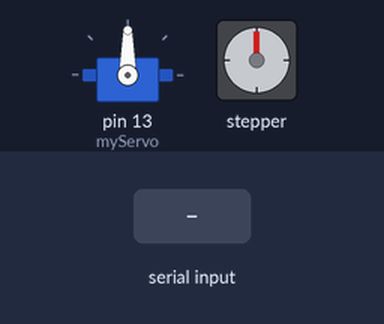
Bench run of a sketch on a simulated Arduino Uno, built with avr-gcc and run on an emulated ATmega328P. Shown: servo, stepper motor. The inputs (shaded band) are chosen by the test bench. Stepper angles assume 2048 steps per turn.

Above: at 1.2 s.
1.3 s: "L" received over Serial
At 1.6 s:
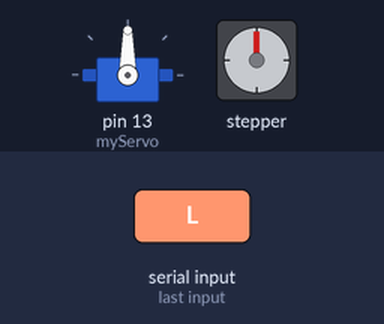
2.8 s: "U" received over Serial
At 3.9 s:
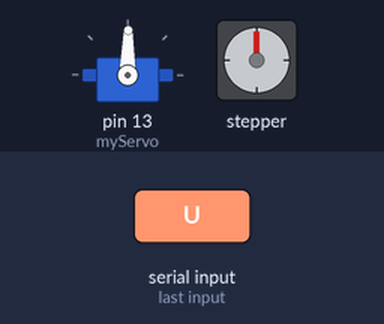
Timing chart, 0 to 5.8 s (numbered marks = the images above; inputs shaded):
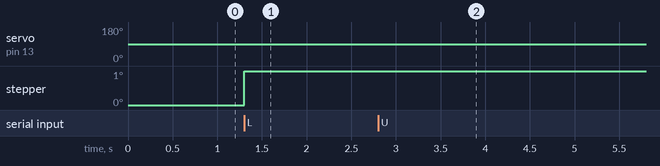

The sketch:

camera_hand.ino
```cpp
#include <Stepper.h>
#include <Servo.h>

const int stepsPerRevolution = 2048;
Stepper myStepper(stepsPerRevolution, 9, 11, 10, 12);
Servo myServo;

int servoPos = 90;


void setup() {
 Serial.begin(9600);
 myStepper.setSpeed(12);
 myServo.attach(13);
 myServo.write(servoPos);
}
void loop() {
 if (Serial.available() > 0) {
    char command = Serial.read();
 if (command == 'U') {
    if (servoPos > 10) servoPos -= 1;
        myServo.write(servoPos);
 }
 else if (command == 'D') {
    if (servoPos < 170) servoPos += 1;
       myServo.write(servoPos);
 }

 if (command == 'L') {
    myStepper.step(10);
 }
 else if (command == 'R') {
    myStepper.step(-10);
 }
 }
}
```

Measured:
- after the input at 2.8 s, servo on pin 13 (myServo): 90° → 89° at once
